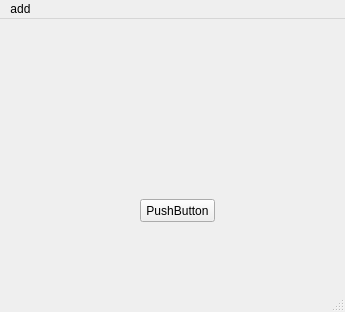
<?xml version="1.0" encoding="UTF-8"?>
<ui version="4.0">
 <class>MainWindow</class>
 <widget class="QMainWindow" name="MainWindow">
  <property name="geometry">
   <rect>
    <x>0</x>
    <y>0</y>
    <width>345</width>
    <height>312</height>
   </rect>
  </property>
  <property name="windowTitle">
   <string>MainWindow</string>
  </property>
  <widget class="QWidget" name="centralwidget">
   <widget class="QPushButton" name="pushButton">
    <property name="geometry">
     <rect>
      <x>140</x>
      <y>180</y>
      <width>75</width>
      <height>23</height>
     </rect>
    </property>
    <property name="text">
     <string>PushButton</string>
    </property>
   </widget>
  </widget>
  <widget class="QMenuBar" name="menubar">
   <property name="geometry">
    <rect>
     <x>0</x>
     <y>0</y>
     <width>345</width>
     <height>23</height>
    </rect>
   </property>
   <widget class="QMenu" name="menuAdd">
    <property name="title">
     <string>add</string>
    </property>
   </widget>
   <addaction name="menuAdd"/>
  </widget>
  <widget class="QStatusBar" name="statusbar"/>
 </widget>
 <resources/>
 <connections/>
</ui>
